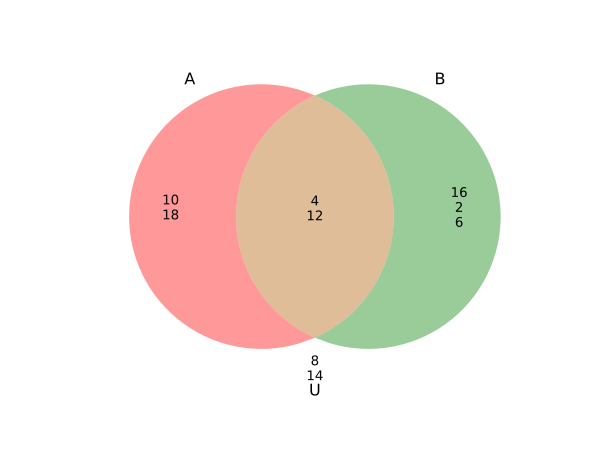

Here is the Python script that generated this plot:
from matplotlib_venn import venn3_unweighted
import matplotlib.pyplot as plt
from functools import reduce
def elements_text(a: list) -> str:
    return reduce(lambda x, y: f"{x}{y}\n", a, "")
def venn2_elements(A: set, B: set, U: set, subset_areas=(1, 1, 1, 0.05, 0.00000001, 0.00000001, 0.00000001)):
    diagram = venn3_unweighted(subsets=(A, B, U), set_labels=("A", "B", "U"), subset_areas=subset_areas)
    diagram.get_label_by_id("100").set_text(elements_text(A - B))
    diagram.get_label_by_id("010").set_text(elements_text(B - A))
    diagram.get_label_by_id("110").set_text(elements_text(A & B))
    diagram.get_label_by_id("001").set_text(elements_text(U - A - B))
    diagram.get_patch_by_id("001").set_color("white")
    diagram.get_label_by_id("101").set_text(None)
    diagram.get_label_by_id("011").set_text(None)
    diagram.get_label_by_id("111").set_text(None)

A = set([4, 10, 12, 18])
B = set([2, 4, 6, 12, 16])
U = set([2, 4, 6, 8, 12, 14, 16, 18])
venn2_elements(A, B, U)

plt.savefig('venn2_elements.svg')
plt.show()
